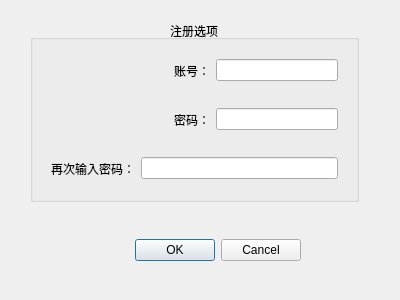
<?xml version="1.0" encoding="UTF-8"?>
<ui version="4.0">
 <class>signUpDialog</class>
 <widget class="QDialog" name="signUpDialog">
  <property name="geometry">
   <rect>
    <x>0</x>
    <y>0</y>
    <width>400</width>
    <height>300</height>
   </rect>
  </property>
  <property name="sizePolicy">
   <sizepolicy hsizetype="Fixed" vsizetype="Fixed">
    <horstretch>0</horstretch>
    <verstretch>0</verstretch>
   </sizepolicy>
  </property>
  <property name="minimumSize">
   <size>
    <width>400</width>
    <height>300</height>
   </size>
  </property>
  <property name="maximumSize">
   <size>
    <width>400</width>
    <height>300</height>
   </size>
  </property>
  <property name="windowTitle">
   <string>Dialog</string>
  </property>
  <widget class="QDialogButtonBox" name="buttonBox">
   <property name="geometry">
    <rect>
     <x>90</x>
     <y>210</y>
     <width>211</width>
     <height>81</height>
    </rect>
   </property>
   <property name="orientation">
    <enum>Qt::Horizontal</enum>
   </property>
   <property name="standardButtons">
    <set>QDialogButtonBox::Cancel|QDialogButtonBox::Ok</set>
   </property>
   <property name="centerButtons">
    <bool>false</bool>
   </property>
  </widget>
  <widget class="QGroupBox" name="groupBox">
   <property name="geometry">
    <rect>
     <x>30</x>
     <y>20</y>
     <width>329</width>
     <height>182</height>
    </rect>
   </property>
   <property name="title">
    <string>注册选项</string>
   </property>
   <property name="alignment">
    <set>Qt::AlignCenter</set>
   </property>
   <layout class="QGridLayout" name="gridLayout">
    <item row="0" column="0">
     <widget class="QWidget" name="widget" native="true">
      <layout class="QHBoxLayout" name="horizontalLayout">
       <item>
        <spacer name="horizontalSpacer">
         <property name="orientation">
          <enum>Qt::Horizontal</enum>
         </property>
         <property name="sizeHint" stdset="0">
          <size>
           <width>40</width>
           <height>20</height>
          </size>
         </property>
        </spacer>
       </item>
       <item>
        <widget class="QLabel" name="label">
         <property name="text">
          <string>账号：</string>
         </property>
        </widget>
       </item>
       <item>
        <widget class="QLineEdit" name="account"/>
       </item>
      </layout>
     </widget>
    </item>
    <item row="1" column="0">
     <widget class="QWidget" name="widget_2" native="true">
      <layout class="QHBoxLayout" name="horizontalLayout_2">
       <item>
        <spacer name="horizontalSpacer_2">
         <property name="orientation">
          <enum>Qt::Horizontal</enum>
         </property>
         <property name="sizeHint" stdset="0">
          <size>
           <width>40</width>
           <height>20</height>
          </size>
         </property>
        </spacer>
       </item>
       <item>
        <widget class="QLabel" name="label_2">
         <property name="text">
          <string>密码：</string>
         </property>
        </widget>
       </item>
       <item>
        <widget class="QLineEdit" name="password">
         <property name="echoMode">
          <enum>QLineEdit::Password</enum>
         </property>
        </widget>
       </item>
      </layout>
     </widget>
    </item>
    <item row="2" column="0">
     <widget class="QWidget" name="widget_3" native="true">
      <layout class="QHBoxLayout" name="horizontalLayout_3">
       <item>
        <widget class="QLabel" name="label_3">
         <property name="text">
          <string>再次输入密码：</string>
         </property>
        </widget>
       </item>
       <item>
        <widget class="QLineEdit" name="againPassword">
         <property name="echoMode">
          <enum>QLineEdit::Password</enum>
         </property>
        </widget>
       </item>
      </layout>
     </widget>
    </item>
   </layout>
  </widget>
 </widget>
 <resources/>
 <connections>
  <connection>
   <sender>buttonBox</sender>
   <signal>accepted()</signal>
   <receiver>signUpDialog</receiver>
   <slot>accept()</slot>
   <hints>
    <hint type="sourcelabel">
     <x>248</x>
     <y>254</y>
    </hint>
    <hint type="destinationlabel">
     <x>157</x>
     <y>274</y>
    </hint>
   </hints>
  </connection>
  <connection>
   <sender>buttonBox</sender>
   <signal>rejected()</signal>
   <receiver>signUpDialog</receiver>
   <slot>reject()</slot>
   <hints>
    <hint type="sourcelabel">
     <x>290</x>
     <y>220</y>
    </hint>
    <hint type="destinationlabel">
     <x>286</x>
     <y>274</y>
    </hint>
   </hints>
  </connection>
 </connections>
</ui>
